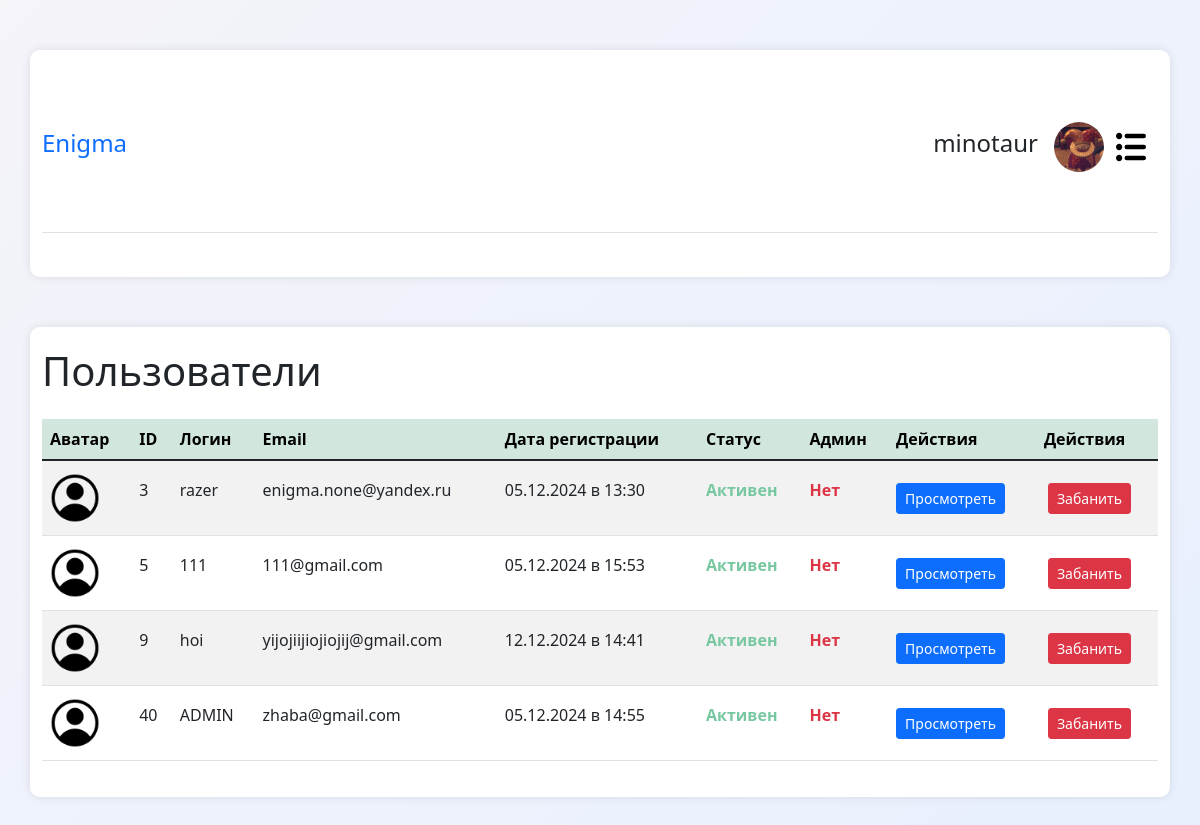
The page /admin/admin_panel?section=users (signed in) on the database as committed earlier.
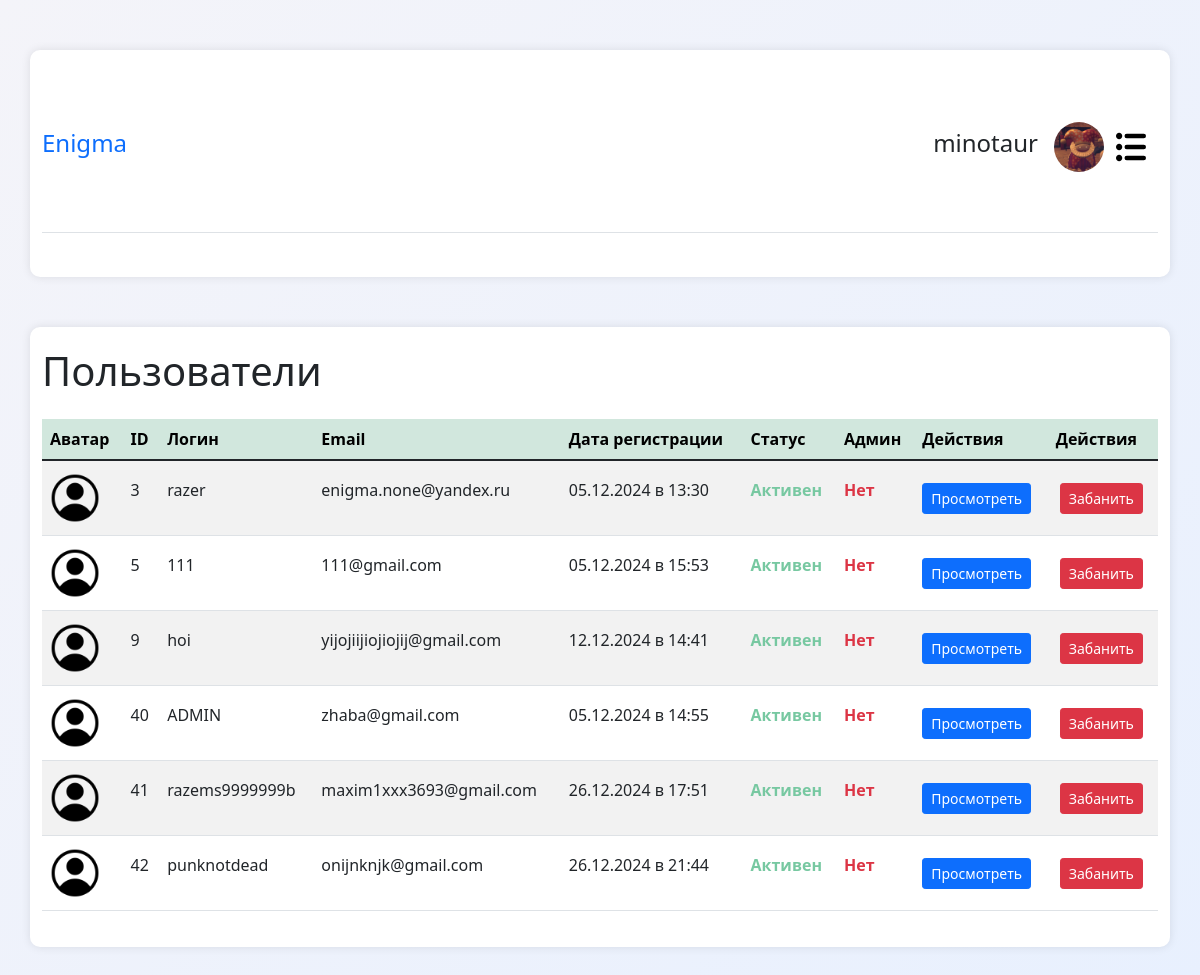
The same page on the database as committed later.
### tables this page shows
CREATE TABLE `users` (
  `ID` int(11) NOT NULL,
  `Login` varchar(25) NOT NULL,
  `Password` varchar(60) NOT NULL,
  `Email` varchar(50) NOT NULL,
  `avatar` varchar(100) NOT NULL,
  `orders_count` int(11) NOT NULL,
  `date_reg` datetime NOT NULL,
  `is_admin` enum('user','admin','system_admin') NOT NULL,
  `is_active` enum('active','banned') NOT NULL
);

### admin/admin_panel.php (the view, shortened to what this page needs)
<?php
require_once '../database/database.php';
$section = isset($_GET['section']) ? $_GET['section'] : 'none';
$sql = "SELECT * FROM users WHERE ID = ?";
$stmt = $conn->prepare($sql);
$stmt->bind_param('i', $_SESSION['user_id']);
$stmt->execute();
$result = $stmt->get_result();
$user = $result->fetch_assoc();
?>
<!DOCTYPE html>
<html lang="en">
<head>
    <link rel="stylesheet" href="../css/admin.css">
    <link href="https://cdn.jsdelivr.net/npm/bootstrap@5.1.3/dist/css/bootstrap.min.css" rel="stylesheet">
    <link rel="stylesheet" href="../css/main.css">
</head>
<body>
<header>
    <div class="container">
        <div class="row">
            <div class="col-12">
                <div class="d-flex flex-column flex-md-row align-items-center pb-3 mb-4 border-bottom">
                    <a href="" class="d-flex align-items-center text-decoration-none">
                        <span class="fs-4 enigma_logo">Enigma</span>
                    </a>
                    <nav class="d-inline-flex mt-2 mt-md-0 ms-md-auto">
                    <?php if (isset($_SESSION['user_auth'])): ?>
                    <div class="d-flex flex-column flex-md-row align-items-center pb-3 mb-4 mt-5">
                    <h3 class="fs-4"><?= $user['Login']; ?></h3>
                    <img src="../<?= $user['avatar']; ?>" class="rounded-circle  mt-1 mb-1 ms-3" style="width: 50px; height: 50px; object-fit: cover;">
                    </div>
                    <?php else: ?>
                    <?php endif; ?>
                        <button class="navbar-toggler border-0 mt-2" type="button" data-bs-toggle="offcanvas" data-bs-target="#sideMenu" aria-controls="sideMenu"><img src="../icons/menu.svg" style="width: 30px; height: 30px; object-fit: cover;"></button>
                    </nav>
                </div>
            </div>
        </div>
    </div>
</header>
<main>
<?php if($section == 'none'): ?>
        <div class="container mt-4">
            <h1 class="mb-4">Статистика</h1>
            <div class="row">
                <div class="col-md-6">
                    <div class="card">
                        <div class="card-header">
                            <h2 class="card-title" style="text-align: center; color: #007bff">Пользователи</h2>
                        </div>
                        <div class="card-body">
                            <p class="card-text">Количество пользователей: <?php echo $conn->query("SELECT COUNT(*) FROM users")->fetch_row()[0]; ?></p>
                        </div>
                    </div>
                </div>
                <div class="col-md-6">
                    <div class="card">
                        <div class="card-header">
                            <h2 class="card-title" style="text-align: center; color: #007bff">Товары</h2>
                        </div>
                        <div class="card-body">
                            <p class="card-text">Количество товаров: <?php echo $conn->query("SELECT COUNT(*) FROM categories")->fetch_row()[0]; ?></p>
                        </div>
                    </div>
                </div>
            </div>
        </div>
<?php elseif($section == 'users'): ?>
        <div class="container mt-4">
            <h1 class="mb-4">Пользователи</h1>
            <div class="table-responsive">
                <table class="table table-hover table-striped">
                    <thead class="table-success">
                        <tr>
                            <th scope="col">Аватар</th>
                            <th scope="col">ID</th>
                            <th scope="col">Логин</th>
                            <th scope="col">Email</th>
                            <th scope="col">Дата регистрации</th>
                            <th scope="col">Статус</th>
                            <th scope="col">Админ</th>
                            <th scope="col">Действия</th>
                            <th scope="col">Действия</th>
                        </tr>
                    </thead>
                    <tbody>
                        <?php
                        $query = "SELECT * FROM users WHERE is_admin = 'user'";
                        $result = $conn->query($query);
                        while ($row = $result->fetch_assoc()) {
                            echo '<tr>';
                            echo '<td>' . '<img src="'.'../'. htmlspecialchars($row['avatar']) . '" alt="Avatar" class="rounded-circle mt-1 mb-1" style="width: 50px; height: 50px; object-fit: cover;">' . '</td>';
                            echo '<td><p>' . htmlspecialchars($row['ID']) . '</p></td>';
                            echo '<td><p>' . htmlspecialchars($row['Login']) . '</p></td>';
                            echo '<td><p>' . htmlspecialchars($row['Email']) . '</p></td>';
                            echo '<td><p>' . date('d.m.Y в H:i', strtotime(htmlspecialchars($row['date_reg']))) . '</p></td>';
                            echo '<td>' . ($row['is_active'] == 'active' ? '<p class="text-success fw-bold">Активен</p>' : '<p class="text-danger fw-bold">Не активен</p>') . '</td>';
                            echo '<td>' . ($row['is_admin'] == '1' ? '<p class="text-success fw-bold">Да</p>' : '<p class="text-danger fw-bold">Нет</p>') . '</td>';
                            echo '<td><a href="user?id=' . urlencode($row['ID']) . '" class="btn btn-sm btn-primary">Просмотреть</a></td>';
                            if(htmlspecialchars($row['is_active']) == 'banned') {
                                echo '<td><a href="recovery_user?id=' . urlencode($row['ID']) . '" class="btn btn-sm btn-success ms-1">Разбанить</a></td>';
                            }else {
                                echo '<td><a href="ban_user?id=' . urlencode($row['ID']) . '" class="btn btn-sm btn-danger ms-1">Забанить</a></td>';
                            };
                            echo '</tr>';
                        }
                        ?>
                    </tbody>
                </table>
            </div>
        </div>
<?php endif; ?>
</body>
</html>

### css/admin.css (style rules this page uses)
body { background-color: #f5f5f5; }
.container { max-width: 500px; margin: 50px auto; background-color: #fff; border-radius: 10px; padding: 20px; box-shadow: 0 0 10px rgba(0,0,0,0.1); }
.btn { background-color: #4CAF50; color: white; padding: 10px 20px; border: none; border-radius: 5px; cursor: pointer; }
.table th, .table td { vertical-align: middle; }

### css/main.css (style rules this page uses)
.container { opacity: 0; transition: opacity 1.1s; }
.container.loaded { opacity: 1; }
html { scroll-behavior: smooth; }
body { background: linear-gradient(135deg, #f4f4f9, #e8f0fe); overflow-x: hidden; transition: background-color 0,4s ease, color 0,4s ease; }
.text-success { color: #77c8a1 !important; }
.navbar-toggler img { width: 50px; height: 50px; object-fit: cover; }

Rows that differ between the two databases and show on the page:
added users: avatar (picture), ID "41", Login "razems9999999b", Email "maxim1xxx3693@gmail.com", date_reg "26.12.2024 в 17:51", is_active "Активен", is_admin "Нет"
added users: avatar (picture), ID "42", Login "punknotdead", Email "onijnknjk@gmail.com", date_reg "26.12.2024 в 21:44", is_active "Активен", is_admin "Нет"
